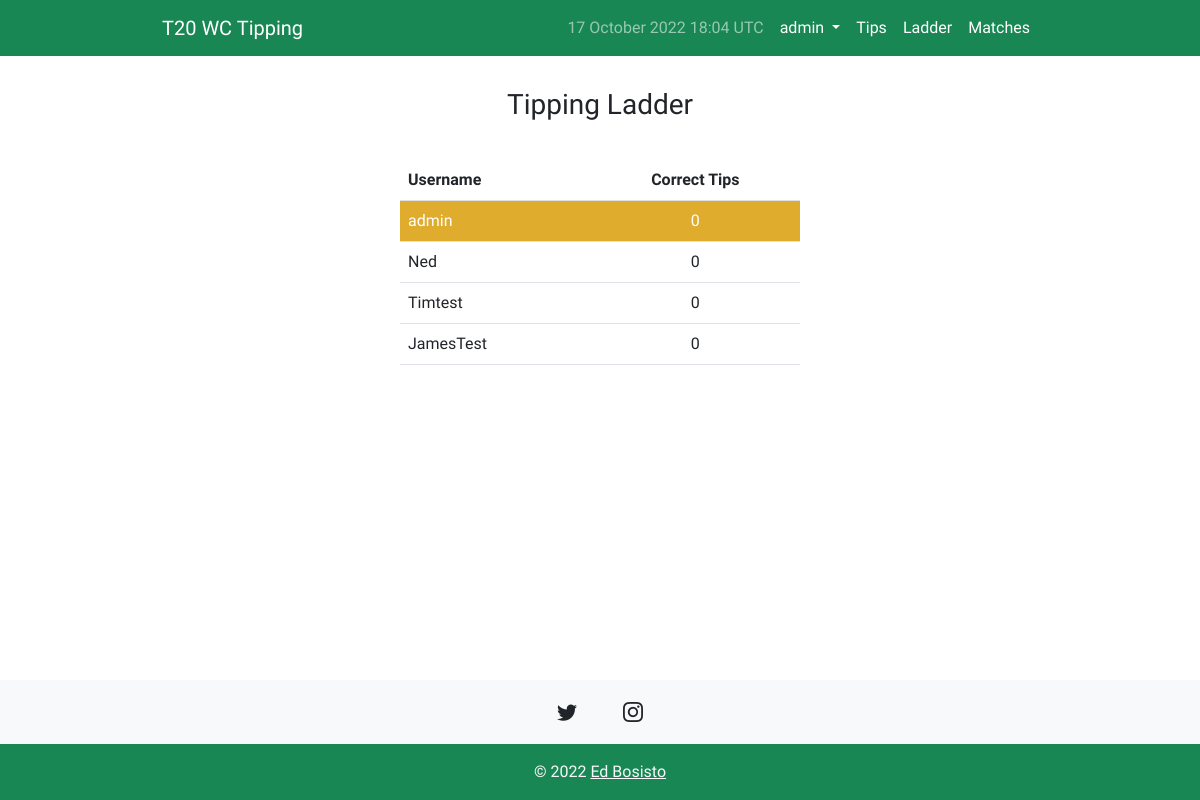
/ladder/ (signed in), run on an earlier commit of the app's database.
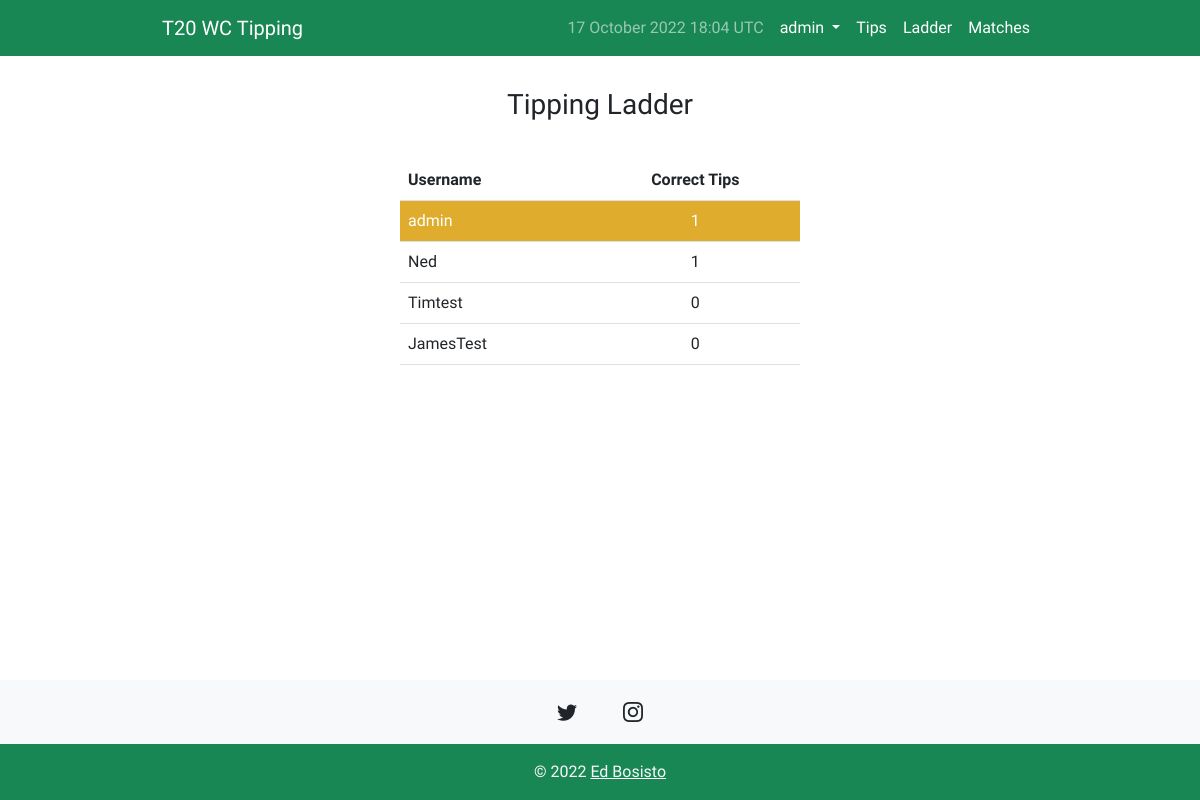
And on a later commit of the database.
### tip/models.py (models this page shows)
class Score(models.Model):
    user = models.ForeignKey(User, on_delete=models.CASCADE, related_name="user")
    score = models.PositiveIntegerField(default=0)

### tip/views.py (the view)
# urls.py: path('ladder/', views.ladder, name="ladder"),
@login_required(login_url='login')
def ladder(request):
    tally()
    scores = Score.objects.all()
    context = {
        "scores": scores,
    }
    return render(request, "ladder.html", context)

### tip/views.py (called while the page is built)
def tally():
    users = User.objects.all()
    for user in users:
        tips = Tip.objects.filter(user_id=user)
        score = 0
        for i in tips:
            match = i.match
            tip = i.tip
            if tip == match.winner:
                score += 1
        user_score = Score.objects.get(user=user).score
        if user_score != score:
            obj = Score.objects.get(user=user)
            obj.score = score
            obj.save()

### templates/ladder.html (shortened to what this page needs)
{% extends 'base.html' %}
{% block content %}
<h3>Tipping Ladder</h3>
    <div class="h-100 d-flex align-items-center justify-content-center">
        <table class="table" id="table">
            <thead>
                <tr>
                    <th scope="col">Username</th>
                    <th class="text-center" scope="col">Correct Tips</th>
                </tr>
            </thead>
            <tbody>
                {% for score in scores %}
                {% if request.user == score.user %}
                <tr id="user-row">
                {% else %}
                <tr>
                {% endif %}
                    <td scope="row">{{ score.user }}</td>
                    <td class="text-center">{{ score.score }}</td>
                </tr>
                {% endfor %}
            </tbody>
        </table>
    </div>
{% endblock content %}

What changed in the data, as far as the page shows it:
changed Score "admin": score "0" → "1"
changed Score "Ned": score "0" → "1"
